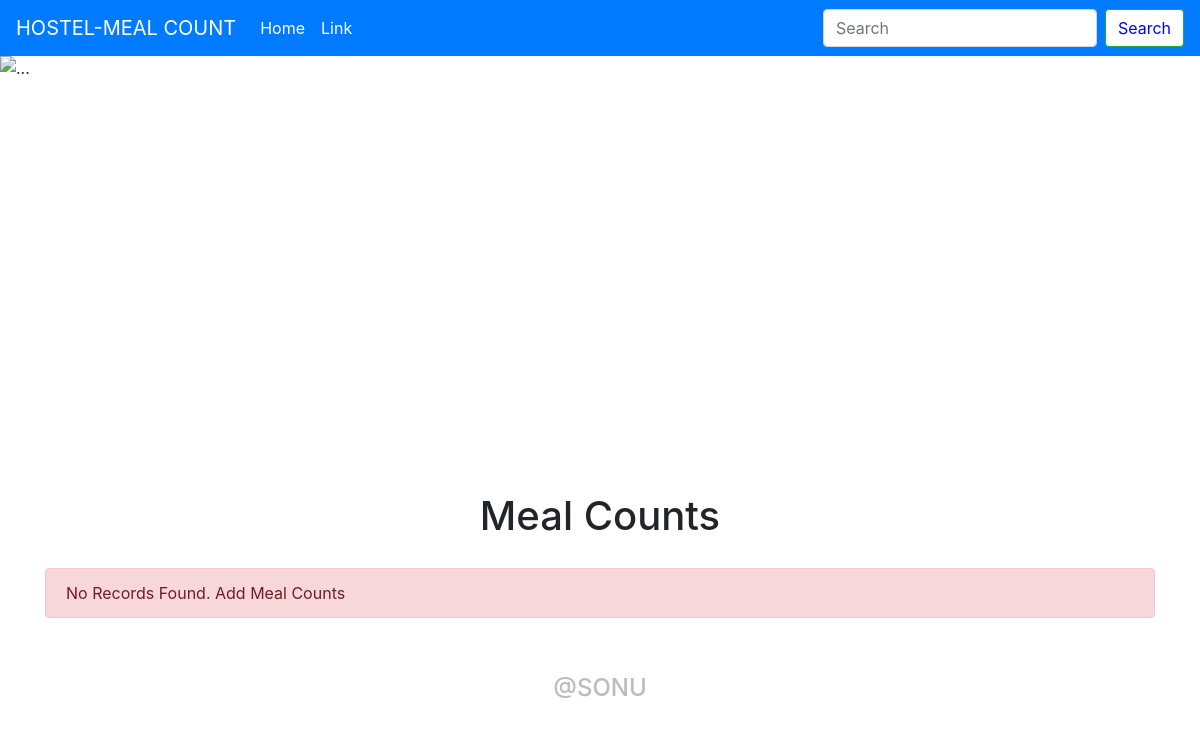
Page /home on the earlier database version.
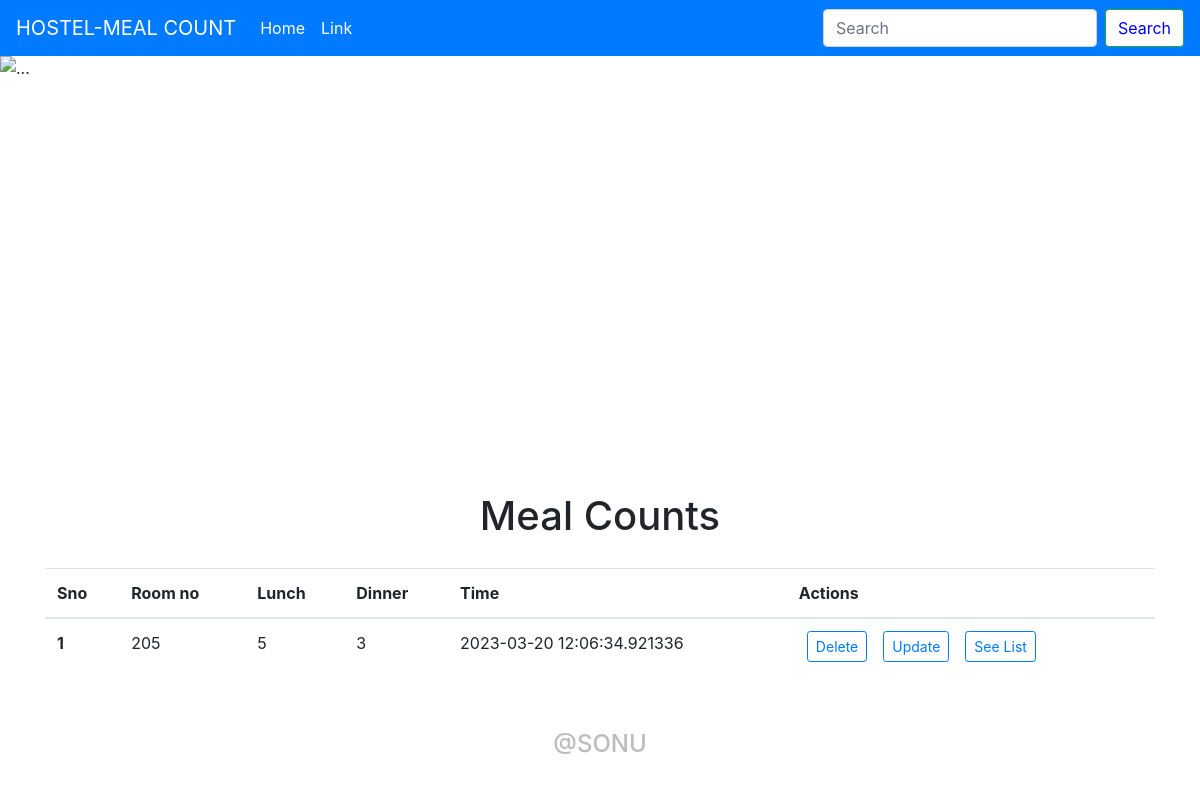
Same page on the later database version.
### app.py (models this page shows, shortened)
class Todo(db.Model):
    sno = db.Column(db.Integer, primary_key = True)
    title = db.Column(db.String(200), nullable = False)
    desc = db.Column(db.String(500), nullable = True)
    lunch = db.Column(db.String(500), nullable = True)
    desc2 = db.Column(db.String(500), nullable = True)
    dinner = db.Column(db.String(500), nullable = True)
    date_created = db.Column(db.DateTime, default = datetime.utcnow)

### app.py (the view)
@app.route("/home", methods = ['GET', 'POST'])
def hello_world():
    allTodo = Todo.query.all()
    return render_template('index.html', allTodo=allTodo)

### templates/index.html (shortened to what this page needs)
{% extends 'base.html' %}
{% block body%}
      <div class="container my-3">
        <h1 style="text-align:center;padding:20px">Meal Counts</h1>
              {% if allTodo|length==0 %}
              <div class="alert alert-danger" role="alert">
                No Records Found. Add Meal Counts
              </div>
                 {% else %}
                 <table class="table">
                  <thead>
                    <tr>
                      <th scope="col">Sno</th>
                      <th scope="col">Room no</th>
                      <th scope="col">Lunch</th>
                      <th scope="col">Dinner</th>
                      <th scope="col">Time</th>
                      <th scope="col">Actions</th>
                    </tr>
                  </thead>
                  <tbody>
              {% for todo in allTodo %}
              <tr>
                <th scope="row">{{loop.index}}</th>
                <td>{{todo.title}}</td>
                <td>{{todo.desc}}</td>
                <td>{{todo.desc2}}</td>
                <td>{{todo.date_created}}</td>
                <td>
                  <a href="/delete/{{todo.sno}}" type="button" class="btn btn-outline-primary btn-sm mx-2">Delete</button>
                  <a href="/update/{{todo.sno}}" type="button" class="btn btn-outline-primary btn-sm mx-2">Update</button>
                  <a href="/list/{{todo.sno}}" type="button" class="btn btn-outline-primary btn-sm mx-2">See List</button>
                  </td>
              </tr>
              {% endfor %}
              {% endif %}
            </tbody>
          </table>
      </div>
{% endblock body %}

### templates/base.html (shortened to what this page needs)
<!doctype html>
<html lang="en">
  <head>
    <link rel="stylesheet" href="https://cdn.jsdelivr.net/npm/bootstrap@4.3.1/dist/css/bootstrap.min.css">
  </head>
  <body>
    <nav class="navbar navbar-expand-lg navbar-light bg-primary">
        <a class="navbar-brand" style="color: white" href="/">HOSTEL-MEAL COUNT</a>
        <div class="collapse navbar-collapse" id="navbarSupportedContent">
          <ul class="navbar-nav mr-auto">
            <li class="nav-item active">
              <a class="nav-link" href="#" style="color: white" >Home <span class="sr-only">(current)</span></a>
            </li>
            <li class="nav-item">
              <a class="nav-link" href="#" style="color: white" >Link</a>
            </li>
          </ul>
          <form class="form-inline my-2 my-lg-0">
            <input class="form-control mr-sm-2" type="search" placeholder="Search" aria-label="Search">
            <button class="btn btn-outline-success my-2 my-sm-0" type="submit" style="background-color:white;color:blue">Search</button>
          </form>
        </div>
      </nav>
      <div id="carouselExampleSlidesOnly" class="carousel slide" data-ride="carousel">
        <div class="carousel-inner">
          <div class="carousel-item active">
              <img src="https://th.bing.com/th/id/R.5c1cb9376b3bee7effa4286fbc6ef4ba?rik=KimYjCSDB1u4jg&riu=http%3a%2f%2fs1.picswalls.com%2fwallpapers%2f2016%2f03%2f29%2fawesome-beautiful-nature-wallpaper_042319501_304.jpg&ehk=8bGUOKnA5IrfEG%2foi23atcc7xm8BmgDPkLvJhn94JwA%3d&risl=&pid=ImgRaw&r=0" class="d-block w-100" alt="..." width="400px" height="400px">
          </div>
        </div>
      </div>
    {% block body%}
    {% endblock body %}
    <h1 style="text-align:center; padding:40px;opacity:0.3;font-size:1.5rem">@SONU</h1>
  </body>
  </html>

Differences in the rows shown:
added Todo: title "205", desc "5", desc2 "3", date_created "2023-03-20 12:06:34.921336"
Other differences:
text no longer shown: "No Records Found. Add Meal Counts"
text now shown: "Sno Room no Lunch Dinner Time Actions"
